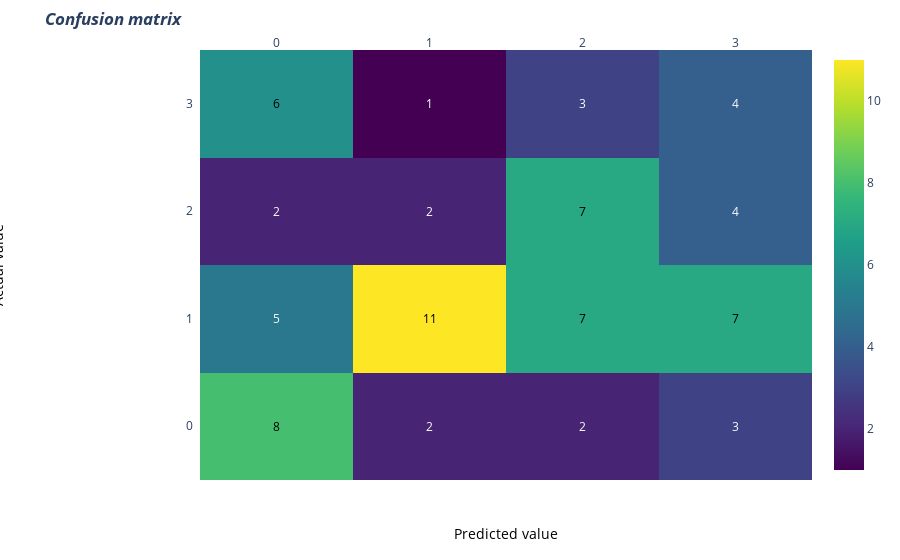

Notebook source saved alongside this figure:
### Code cell
import plotly.figure_factory as ff
# invert z idx values

z= cm

# invert z idx values
#z = z[::-1]

x= [0,1,2,3]
y1=x
#y =x[::-1].copy() # invert idx values of x
#print(y)
#y=x
# change each element of z to type string for annotations
z_text = [[str(y1) for y1 in x] for x in z]

# set up figure
fig = ff.create_annotated_heatmap(z, x=x, y=y1, annotation_text=z_text, colorscale='Viridis')

# add title
fig.update_layout(title_text='<i><b>Confusion matrix</b></i>',
                  #xaxis = dict(title='x'),
                  #yaxis = dict(title='x')
                 )

# add custom xaxis title
fig.add_annotation(dict(font=dict(color="black",size=14),
                        x=0.5,
                        y=-0.15,
                        showarrow=False,
                        text="Predicted value",
                        xref="paper",
                        yref="paper"))

# add custom yaxis title
fig.add_annotation(dict(font=dict(color="black",size=14),
                        x=-0.35,
                        y=0.5,
                        showarrow=False,
                        text="Actual value",
                        textangle=-90,
                        xref="paper",
                        yref="paper"))

# adjust margins to make room for yaxis title
fig.update_layout(margin=dict(t=50, l=200))

# add colorbar
fig['data'][0]['showscale'] = True
fig.show()

### Figure 1 — Plotly figure (JSON) as saved in the notebook; plotly's stock layout.template omitted (floating-point values rounded to 4 significant figures)
{"data": [{"colorscale": [[0, "#440154"], [0.1111, "#482878"], [0.2222, "#3e4989"], [0.3333, "#31688e"], [0.4444, "#26828e"], [0.5556, "#1f9e89"], [0.6667, "#35b779"], [0.7778, "#6ece58"], [0.8889, "#b5de2b"], [1, "#fde725"]], "reversescale": false, "showscale": true, "type": "heatmap", "x": [0, 1, 2, 3], "y": [0, 1, 2, 3], "z": [[8, 2, 2, 3], [5, 11, 7, 7], [2, 2, 7, 4], [6, 1, 3, 4]]}], "layout": {"annotations": [{"font": {"color": "#000000"}, "showarrow": false, "text": "8", "x": 0, "xref": "x", "y": 0, "yref": "y"}, {"font": {"color": "#FFFFFF"}, "showarrow": false, "text": "2", "x": 1, "xref": "x", "y": 0, "yref": "y"}, {"font": {"color": "#FFFFFF"}, "showarrow": false, "text": "2", "x": 2, "xref": "x", "y": 0, "yref": "y"}, {"font": {"color": "#FFFFFF"}, "showarrow": false, "text": "3", "x": 3, "xref": "x", "y": 0, "yref": "y"}, {"font": {"color": "#FFFFFF"}, "showarrow": false, "text": "5", "x": 0, "xref": "x", "y": 1, "yref": "y"}, {"font": {"color": "#000000"}, "showarrow": false, "text": "11", "x": 1, "xref": "x", "y": 1, "yref": "y"}, {"font": {"color": "#000000"}, "showarrow": false, "text": "7", "x": 2, "xref": "x", "y": 1, "yref": "y"}, {"font": {"color": "#000000"}, "showarrow": false, "text": "7", "x": 3, "xref": "x", "y": 1, "yref": "y"}, {"font": {"color": "#FFFFFF"}, "showarrow": false, "text": "2", "x": 0, "xref": "x", "y": 2, "yref": "y"}, {"font": {"color": "#FFFFFF"}, "showarrow": false, "text": "2", "x": 1, "xref": "x", "y": 2, "yref": "y"}, {"font": {"color": "#000000"}, "showarrow": false, "text": "7", "x": 2, "xref": "x", "y": 2, "yref": "y"}, {"font": {"color": "#FFFFFF"}, "showarrow": false, "text": "4", "x": 3, "xref": "x", "y": 2, "yref": "y"}, {"font": {"color": "#000000"}, "showarrow": false, "text": "6", "x": 0, "xref": "x", "y": 3, "yref": "y"}, {"font": {"color": "#FFFFFF"}, "showarrow": false, "text": "1", "x": 1, "xref": "x", "y": 3, "yref": "y"}, {"font": {"color": "#FFFFFF"}, "showarrow": false, "text": "3", "x": 2, "xref": "x", "y": 3, "yref": "y"}, {"font": {"color": "#FFFFFF"}, "showarrow": false, "text": "4", "x": 3, "xref": "x", "y": 3, "yref": "y"}, {"font": {"color": "black", "size": 14}, "showarrow": false, "text": "Predicted value", "x": 0.5, "xref": "paper", "y": -0.15, "yref": "paper"}, {"font": {"color": "black", "size": 14}, "showarrow": false, "text": "Actual value", "textangle": -90, "x": -0.35, "xref": "paper", "y": 0.5, "yref": "paper"}], "autosize": true, "margin": {"l": 200, "t": 50}, "title": {"text": "<i><b>Confusion matrix</b></i>"}, "xaxis": {"autorange": true, "dtick": 1, "gridcolor": "rgb(0, 0, 0)", "range": [-0.5, 3.5], "side": "top", "ticks": "", "type": "linear"}, "yaxis": {"autorange": true, "dtick": 1, "range": [-0.5, 3.5], "ticks": "", "ticksuffix": "  ", "type": "linear"}}}
